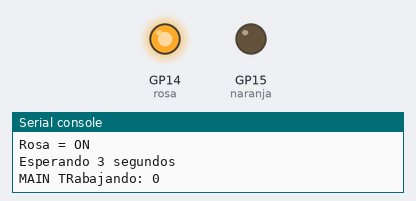
Simulated run of this program. Board: Raspberry Pi Pico running MicroPython. Shown: output pins drawn as LEDs (lit = HIGH), the last lines printed to the serial console.

Above: at 0.1 s.
At 8.1 s:
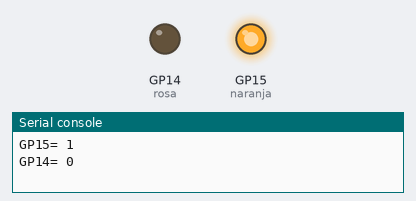
Timing chart, 0 to 9.6 s (numbered marks = the images above):
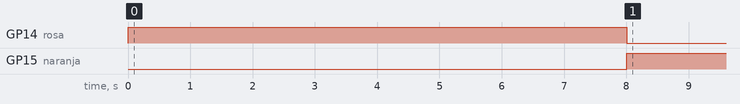

Measured:
- by itself, GP14 (rosa): HIGH → LOW at 8.0 s
- by itself, GP15 (naranja): LOW → HIGH at 8.0 s

The program:

timer_signal.py
```python
from machine import Pin, Timer
from time import sleep_ms

naranja = Pin(15, Pin.OUT)
rosa = Pin(14, Pin.OUT)

timer = Timer(-1)

timer_disparado = False

def timer_callback(t):
    global timer_disparado
    timer_disparado =  True


naranja.off()
rosa.on()
print("PRUEBA TIMER")
print("Naranja = OFF")
print("Rosa = ON")
print("Esperando 3 segundos")

timer.init(
    mode=Timer.ONE_SHOT,
    period=8000,
    callback=timer_callback
)

contador = 0

while True:
    print("MAIN TRabajando:", contador)
    contador += 1

    if timer_disparado:

        timer_disparado = False
        naranja.on()
        rosa.off()

        print("TIMER DISPARADO")
        print("Naranja = ON")
        print("Rosa = OFF")

        print("GP15=", naranja.value())
        print("GP14=", rosa.value())
        print()

    sleep_ms(500)
```
